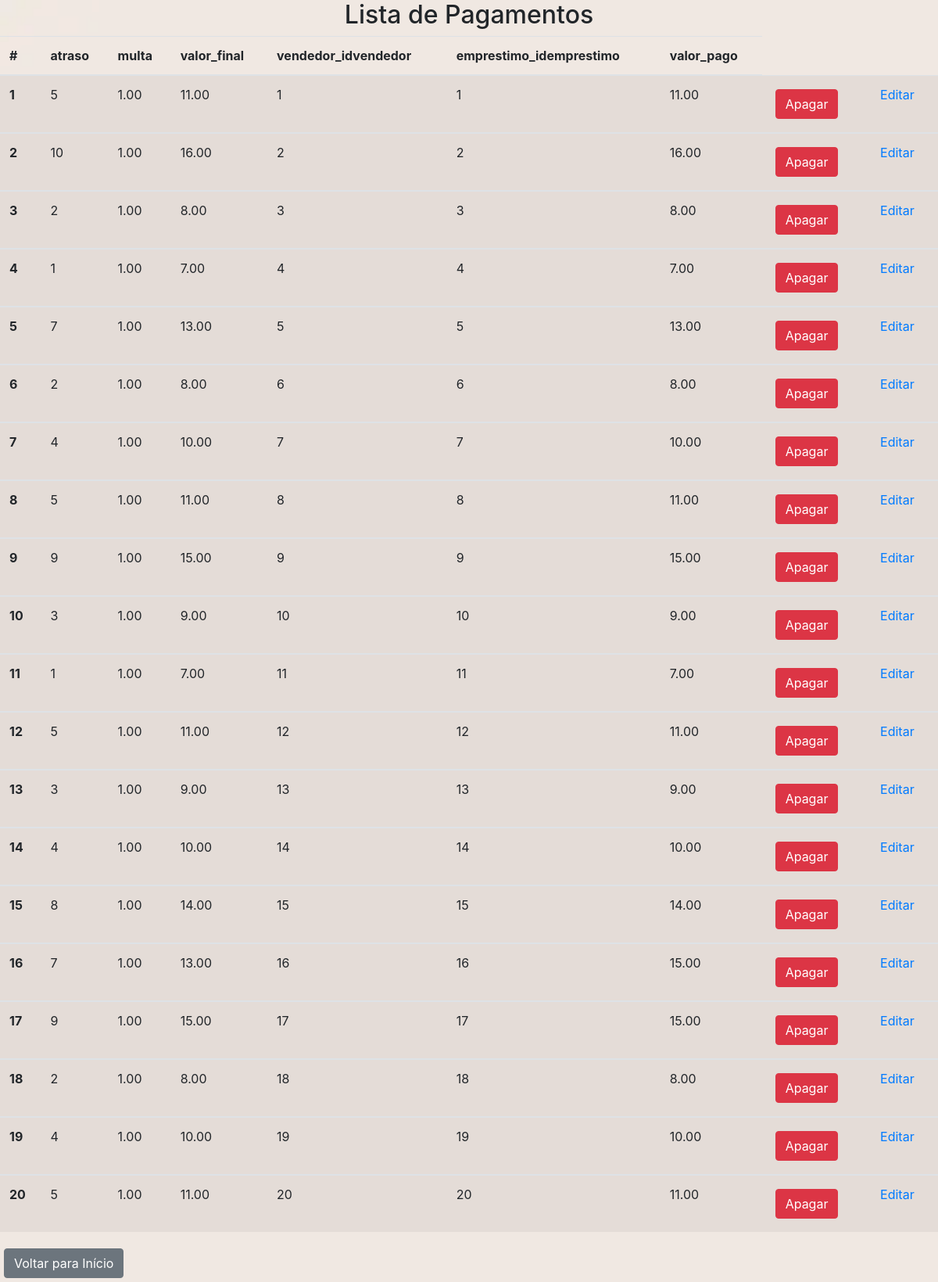
The page /listarPagamento.php (signed in) on the database its author committed.
### tables this page shows
CREATE TABLE IF NOT EXISTS `pagamento` (
  `idpagamento` INT(11) NOT NULL AUTO_INCREMENT,
  `atraso` INT(11) NOT NULL,
  `multa` DECIMAL(10,2) NOT NULL,
  `valor_final` DECIMAL(10,2) NOT NULL,
  `vendedor_idvendedor` INT(11) NOT NULL,
  `emprestimo_idemprestimo` INT(11) NOT NULL,
  `valor_pago` DECIMAL(10,2) NOT NULL,
  PRIMARY KEY (`idpagamento`),
  INDEX `fk_devolucao_vendedor1_idx` (`vendedor_idvendedor` ASC) VISIBLE,
  INDEX `fk_pagamento_emprestimo1_idx` (`emprestimo_idemprestimo` ASC) VISIBLE,
  CONSTRAINT `fk_devolucao_vendedor1`
    FOREIGN KEY (`vendedor_idvendedor`)
    REFERENCES `vendedor` (`idvendedor`)
    ON DELETE CASCADE
    ON UPDATE NO ACTION,
  CONSTRAINT `fk_pagamento_emprestimo1`
    FOREIGN KEY (`emprestimo_idemprestimo`)
    REFERENCES `emprestimo` (`idemprestimo`)
    ON DELETE CASCADE
    ON UPDATE NO ACTION);

### public/listarPagamento.php (the view, shortened to what this page needs)
<!DOCTYPE html>
<html lang="en">
<head>
    <link rel="stylesheet" href="./css/bootstrap.css">
    <link rel="stylesheet" href="./css/estilo.css">
</head>
<body class="listar">
    <h2>Lista de Pagamentos</h2>
    <table class="table table-striped">
        <thead>
            <tr>
                <th scope="col">#</th>
                <th scope="col">atraso</th>
                <th scope="col">multa</th>
                <th scope="col">valor_final</th>
                <th scope="col">vendedor_idvendedor</th>
                <th scope="col">emprestimo_idemprestimo</th>
                <th scope="col">valor_pago</th>
            </tr>
        </thead>
        <?php
        require_once "../controle/conexao.php";
        $sql = "SELECT * FROM pagamento";
        $resultados = mysqli_query($conexao, $sql);
        while ($linha = mysqli_fetch_array($resultados)) {
            $id = $linha['idpagamento'];;
            $atraso = $linha['atraso'];
            $multa = $linha['multa'];
            $final = $linha['valor_final'];
            $idvendedor = $linha['vendedor_idvendedor'];
            $idemprestimo = $linha['emprestimo_idemprestimo'];
            $pago = $linha['valor_pago'];
            echo "<tbody>";
            echo "<tr>";
            echo "<th scope='row'>$id</th>";
            echo "<td>$atraso</td>";
            echo "<td>$multa</td>";
            echo "<td>$final</td>";
            echo "<td>$idvendedor</td>";
            echo "<td>$idemprestimo</td>";
            echo "<td>$pago</td>";
            echo "<td><a href='../controle/deletarPagamento.php?id=$id' class='btn btn-danger'>Apagar</a></td>";
            echo "<td><a href='formpagamento.php?id=$id'>Editar</a></td>";
            echo "</tr>";
            echo "</tbody>";
        }
        ?>
    </table>
    <a href="home.php" class="btn btn-secondary float-start">Voltar para Início</a>
</body>
</html>

### public/css/estilo.css (style rules this page uses)
body { background-image: url('../assets/wallpaper.jpg'); background-size: cover; max-width: 100%; }
a { margin: 5px; }
h2 { text-align: center; }
.listar { background-image: url('../assets/wallpaperinfinito.jpg'); background-size: cover; max-width: 100%; }

### rows shown on the page
pagamento: idpagamento "1", atraso "5", multa "1.00", valor_final "11.00", vendedor_idvendedor "1", emprestimo_idemprestimo "1", valor_pago "11.00"
pagamento: idpagamento "2", atraso "10", multa "1.00", valor_final "16.00", vendedor_idvendedor "2", emprestimo_idemprestimo "2", valor_pago "16.00"
pagamento: idpagamento "3", atraso "2", multa "1.00", valor_final "8.00", vendedor_idvendedor "3", emprestimo_idemprestimo "3", valor_pago "8.00"
pagamento: idpagamento "4", atraso "1", multa "1.00", valor_final "7.00", vendedor_idvendedor "4", emprestimo_idemprestimo "4", valor_pago "7.00"
pagamento: idpagamento "5", atraso "7", multa "1.00", valor_final "13.00", vendedor_idvendedor "5", emprestimo_idemprestimo "5", valor_pago "13.00"
pagamento: idpagamento "6", atraso "2", multa "1.00", valor_final "8.00", vendedor_idvendedor "6", emprestimo_idemprestimo "6", valor_pago "8.00"
pagamento: idpagamento "7", atraso "4", multa "1.00", valor_final "10.00", vendedor_idvendedor "7", emprestimo_idemprestimo "7", valor_pago "10.00"
pagamento: idpagamento "8", atraso "5", multa "1.00", valor_final "11.00", vendedor_idvendedor "8", emprestimo_idemprestimo "8", valor_pago "11.00"
pagamento: idpagamento "9", atraso "9", multa "1.00", valor_final "15.00", vendedor_idvendedor "9", emprestimo_idemprestimo "9", valor_pago "15.00"
pagamento: idpagamento "10", atraso "3", multa "1.00", valor_final "9.00", vendedor_idvendedor "10", emprestimo_idemprestimo "10", valor_pago "9.00"
pagamento: idpagamento "11", atraso "1", multa "1.00", valor_final "7.00", vendedor_idvendedor "11", emprestimo_idemprestimo "11", valor_pago "7.00"
pagamento: idpagamento "12", atraso "5", multa "1.00", valor_final "11.00", vendedor_idvendedor "12", emprestimo_idemprestimo "12", valor_pago "11.00"
pagamento: idpagamento "13", atraso "3", multa "1.00", valor_final "9.00", vendedor_idvendedor "13", emprestimo_idemprestimo "13", valor_pago "9.00"
pagamento: idpagamento "14", atraso "4", multa "1.00", valor_final "10.00", vendedor_idvendedor "14", emprestimo_idemprestimo "14", valor_pago "10.00"
pagamento: idpagamento "15", atraso "8", multa "1.00", valor_final "14.00", vendedor_idvendedor "15", emprestimo_idemprestimo "15", valor_pago "14.00"
pagamento: idpagamento "16", atraso "7", multa "1.00", valor_final "13.00", vendedor_idvendedor "16", emprestimo_idemprestimo "16", valor_pago "15.00"
pagamento: idpagamento "17", atraso "9", multa "1.00", valor_final "15.00", vendedor_idvendedor "17", emprestimo_idemprestimo "17", valor_pago "15.00"
pagamento: idpagamento "18", atraso "2", multa "1.00", valor_final "8.00", vendedor_idvendedor "18", emprestimo_idemprestimo "18", valor_pago "8.00"
pagamento: idpagamento "19", atraso "4", multa "1.00", valor_final "10.00", vendedor_idvendedor "19", emprestimo_idemprestimo "19", valor_pago "10.00"
pagamento: idpagamento "20", atraso "5", multa "1.00", valor_final "11.00", vendedor_idvendedor "20", emprestimo_idemprestimo "20", valor_pago "11.00"
